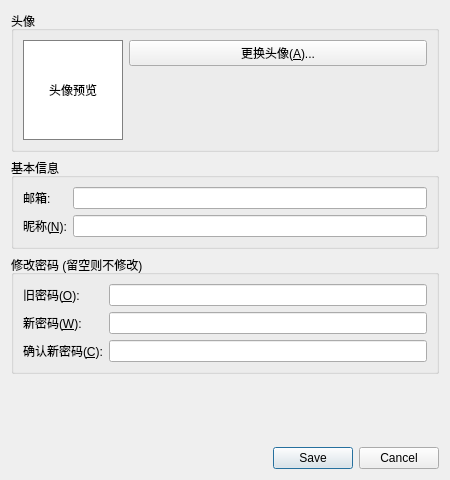
<?xml version="1.0" encoding="UTF-8"?>
<ui version="4.0">
 <class>ProfileDialog</class>
 <widget class="QDialog" name="ProfileDialog">
  <property name="geometry">
   <rect>
    <x>0</x>
    <y>0</y>
    <width>450</width>
    <height>480</height>
   </rect>
  </property>
  <property name="windowTitle">
   <string>个人信息管理</string>
  </property>
  <property name="modal">
   <bool>true</bool>
  </property>
  <layout class="QVBoxLayout" name="verticalLayout">
   <item>
    <widget class="QGroupBox" name="avatarGroupBox">
     <property name="title">
      <string>头像</string>
     </property>
     <layout class="QHBoxLayout" name="horizontalLayout_Avatar">
      <item>
       <widget class="QLabel" name="avatarDisplayLabel">
        <property name="minimumSize">
         <size>
          <width>100</width>
          <height>100</height>
         </size>
        </property>
        <property name="maximumSize">
         <size>
          <width>100</width>
          <height>100</height>
         </size>
        </property>
        <property name="styleSheet">
         <string notr="true">border: 1px solid gray; background-color: white;</string>
        </property>
        <property name="text">
         <string>头像预览</string>
        </property>
        <property name="alignment">
         <set>Qt::AlignCenter</set>
        </property>
        <property name="scaledContents">
         <bool>true</bool>
        </property>
       </widget>
      </item>
      <item>
       <layout class="QVBoxLayout" name="verticalLayout_AvatarButton">
        <item>
         <widget class="QPushButton" name="changeAvatarButton">
          <property name="text">
           <string>更换头像(&amp;A)...</string>
          </property>
         </widget>
        </item>
        <item>
         <spacer name="verticalSpacer_Avatar">
          <property name="orientation">
           <enum>Qt::Vertical</enum>
          </property>
          <property name="sizeHint" stdset="0">
           <size>
            <width>20</width>
            <height>40</height>
           </size>
          </property>
         </spacer>
        </item>
       </layout>
      </item>
     </layout>
    </widget>
   </item>
   <item>
    <widget class="QGroupBox" name="infoGroupBox">
     <property name="title">
      <string>基本信息</string>
     </property>
     <layout class="QFormLayout" name="formLayout">
      <item row="0" column="0">
       <widget class="QLabel" name="emailLabel">
        <property name="text">
         <string>邮箱:</string>
        </property>
       </widget>
      </item>
      <item row="0" column="1">
       <widget class="QLineEdit" name="emailLineEdit">
        <property name="readOnly">
         <bool>true</bool>
        </property>
        <property name="toolTip">
         <string>邮箱不可修改</string>
        </property>
       </widget>
      </item>
      <item row="1" column="0">
       <widget class="QLabel" name="nicknameLabel">
        <property name="text">
         <string>昵称(&amp;N):</string>
        </property>
        <property name="buddy">
         <cstring>nicknameLineEdit</cstring>
        </property>
       </widget>
      </item>
      <item row="1" column="1">
       <widget class="QLineEdit" name="nicknameLineEdit"/>
      </item>
     </layout>
    </widget>
   </item>
   <item>
    <widget class="QGroupBox" name="passwordGroupBox">
     <property name="title">
      <string>修改密码 (留空则不修改)</string>
     </property>
     <layout class="QFormLayout" name="formLayout_2">
      <item row="0" column="0">
       <widget class="QLabel" name="oldPasswordLabel">
        <property name="text">
         <string>旧密码(&amp;O):</string>
        </property>
        <property name="buddy">
         <cstring>oldPasswordLineEdit</cstring>
        </property>
       </widget>
      </item>
      <item row="0" column="1">
       <widget class="QLineEdit" name="oldPasswordLineEdit">
        <property name="echoMode">
         <enum>QLineEdit::Password</enum>
        </property>
       </widget>
      </item>
      <item row="1" column="0">
       <widget class="QLabel" name="newPasswordLabel">
        <property name="text">
         <string>新密码(&amp;W):</string>
        </property>
        <property name="buddy">
         <cstring>newPasswordLineEdit</cstring>
        </property>
       </widget>
      </item>
      <item row="1" column="1">
       <widget class="QLineEdit" name="newPasswordLineEdit">
        <property name="echoMode">
         <enum>QLineEdit::Password</enum>
        </property>
       </widget>
      </item>
      <item row="2" column="0">
       <widget class="QLabel" name="confirmPasswordLabel">
        <property name="text">
         <string>确认新密码(&amp;C):</string>
        </property>
        <property name="buddy">
         <cstring>confirmPasswordLineEdit</cstring>
        </property>
       </widget>
      </item>
      <item row="2" column="1">
       <widget class="QLineEdit" name="confirmPasswordLineEdit">
        <property name="echoMode">
         <enum>QLineEdit::Password</enum>
        </property>
       </widget>
      </item>
     </layout>
    </widget>
   </item>
   <item>
    <widget class="QLabel" name="statusLabel">
     <property name="text">
      <string/>
     </property>
     <property name="alignment">
      <set>Qt::AlignCenter</set>
     </property>
     <property name="wordWrap">
      <bool>true</bool>
     </property>
    </widget>
   </item>
   <item>
    <spacer name="verticalSpacer">
     <property name="orientation">
      <enum>Qt::Vertical</enum>
     </property>
     <property name="sizeHint" stdset="0">
      <size>
       <width>20</width>
       <height>5</height>
      </size>
     </property>
    </spacer>
   </item>
   <item>
    <widget class="QDialogButtonBox" name="buttonBox">
     <property name="orientation">
      <enum>Qt::Horizontal</enum>
     </property>
     <property name="standardButtons">
      <set>QDialogButtonBox::Cancel|QDialogButtonBox::Save</set>
     </property>
     <property name="centerButtons">
      <bool>false</bool>
     </property>
    </widget>
   </item>
  </layout>
 </widget>
 <tabstops>
  <tabstop>changeAvatarButton</tabstop>
  <tabstop>nicknameLineEdit</tabstop>
  <tabstop>oldPasswordLineEdit</tabstop>
  <tabstop>newPasswordLineEdit</tabstop>
  <tabstop>confirmPasswordLineEdit</tabstop>
  <tabstop>buttonBox</tabstop>
 </tabstops>
 <resources/>
 <connections>
  <connection>
   <sender>buttonBox</sender>
   <signal>accepted()</signal>
   <receiver>ProfileDialog</receiver>
   <slot>accept()</slot>
   <hints>
    <hint type="sourcelabel">
     <x>248</x>
     <y>254</y>
    </hint>
    <hint type="destinationlabel">
     <x>157</x>
     <y>274</y>
    </hint>
   </hints>
  </connection>
  <connection>
   <sender>buttonBox</sender>
   <signal>rejected()</signal>
   <receiver>ProfileDialog</receiver>
   <slot>reject()</slot>
   <hints>
    <hint type="sourcelabel">
     <x>316</x>
     <y>260</y>
    </hint>
    <hint type="destinationlabel">
     <x>286</x>
     <y>274</y>
    </hint>
   </hints>
  </connection>
 </connections>
</ui>
